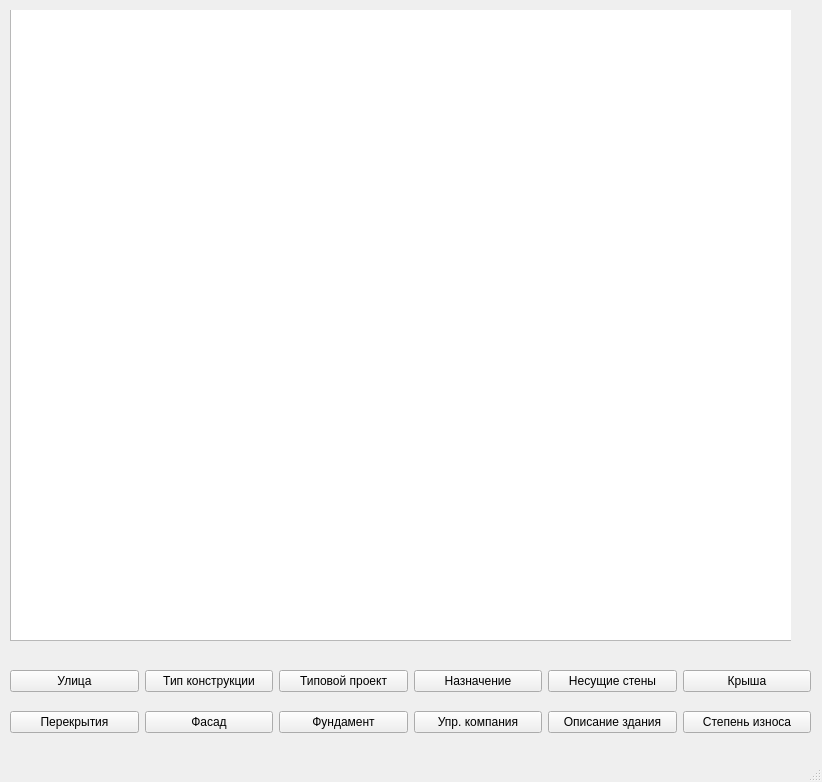
<?xml version="1.0" encoding="UTF-8"?>
<ui version="4.0">
 <class>MainWindow</class>
 <widget class="QMainWindow" name="MainWindow">
  <property name="geometry">
   <rect>
    <x>0</x>
    <y>0</y>
    <width>822</width>
    <height>782</height>
   </rect>
  </property>
  <property name="windowTitle">
   <string>MainWindow</string>
  </property>
  <widget class="QWidget" name="centralwidget">
   <widget class="QWidget" name="gridLayoutWidget">
    <property name="geometry">
     <rect>
      <x>0</x>
      <y>657</y>
      <width>821</width>
      <height>91</height>
     </rect>
    </property>
    <layout class="QGridLayout" name="gridLayout">
     <item row="0" column="0">
      <layout class="QHBoxLayout" name="horizontalLayout">
       <property name="leftMargin">
        <number>10</number>
       </property>
       <property name="rightMargin">
        <number>10</number>
       </property>
       <item>
        <widget class="QPushButton" name="pushButton_11">
         <property name="text">
          <string>Улица</string>
         </property>
        </widget>
       </item>
       <item>
        <widget class="QPushButton" name="pushButton_10">
         <property name="text">
          <string>Тип конструкции</string>
         </property>
        </widget>
       </item>
       <item>
        <widget class="QPushButton" name="pushButton_12">
         <property name="text">
          <string>Типовой проект</string>
         </property>
        </widget>
       </item>
       <item>
        <widget class="QPushButton" name="pushButton_3">
         <property name="text">
          <string>Назначение</string>
         </property>
        </widget>
       </item>
       <item>
        <widget class="QPushButton" name="pushButton_2">
         <property name="text">
          <string>Несущие стены</string>
         </property>
        </widget>
       </item>
       <item>
        <widget class="QPushButton" name="pushButton">
         <property name="text">
          <string>Крыша</string>
         </property>
        </widget>
       </item>
      </layout>
     </item>
     <item row="2" column="0">
      <layout class="QHBoxLayout" name="horizontalLayout_4">
       <property name="leftMargin">
        <number>10</number>
       </property>
       <property name="rightMargin">
        <number>10</number>
       </property>
       <item>
        <widget class="QPushButton" name="pushButton_18">
         <property name="text">
          <string>Перекрытия</string>
         </property>
        </widget>
       </item>
       <item>
        <widget class="QPushButton" name="pushButton_17">
         <property name="text">
          <string>Фасад</string>
         </property>
        </widget>
       </item>
       <item>
        <widget class="QPushButton" name="pushButton_16">
         <property name="text">
          <string>Фундамент</string>
         </property>
        </widget>
       </item>
       <item>
        <widget class="QPushButton" name="pushButton_15">
         <property name="text">
          <string>Упр. компания</string>
         </property>
        </widget>
       </item>
       <item>
        <widget class="QPushButton" name="pushButton_14">
         <property name="text">
          <string>Описание здания</string>
         </property>
        </widget>
       </item>
       <item>
        <widget class="QPushButton" name="pushButton_13">
         <property name="text">
          <string>Степень износа</string>
         </property>
        </widget>
       </item>
      </layout>
     </item>
    </layout>
   </widget>
   <widget class="QStackedWidget" name="stackedWidget">
    <property name="geometry">
     <rect>
      <x>0</x>
      <y>10</y>
      <width>791</width>
      <height>641</height>
     </rect>
    </property>
    <property name="currentIndex">
     <number>0</number>
    </property>
    <widget class="QWidget" name="page_3">
     <widget class="QTableWidget" name="tableWidget">
      <property name="geometry">
       <rect>
        <x>10</x>
        <y>-10</y>
        <width>801</width>
        <height>641</height>
       </rect>
      </property>
     </widget>
    </widget>
    <widget class="QWidget" name="page_4">
     <widget class="QTableWidget" name="tableWidget_2">
      <property name="geometry">
       <rect>
        <x>0</x>
        <y>0</y>
        <width>801</width>
        <height>641</height>
       </rect>
      </property>
     </widget>
    </widget>
   </widget>
  </widget>
  <widget class="QMenuBar" name="menubar">
   <property name="geometry">
    <rect>
     <x>0</x>
     <y>0</y>
     <width>822</width>
     <height>21</height>
    </rect>
   </property>
  </widget>
  <widget class="QStatusBar" name="statusbar"/>
 </widget>
 <resources/>
 <connections/>
</ui>
